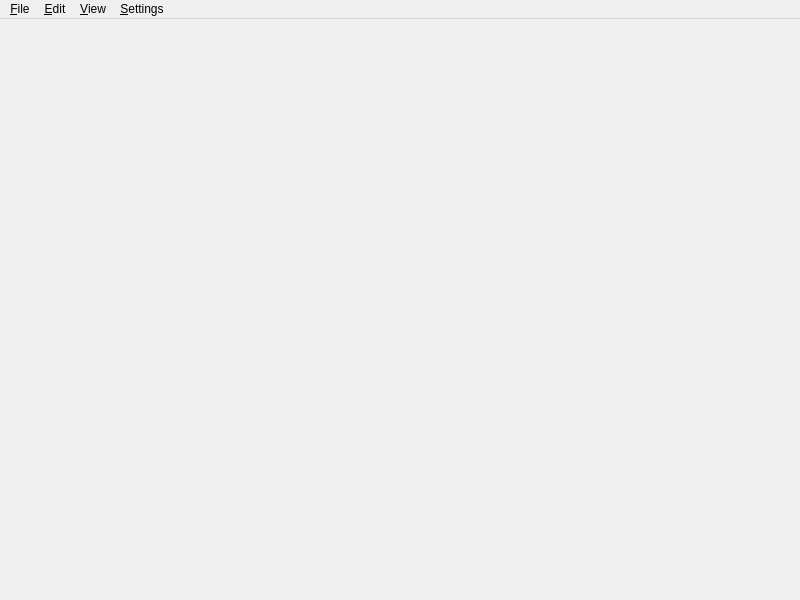
<?xml version="1.0" encoding="UTF-8"?>
<ui version="4.0">
 <class>MainWindow</class>
 <widget class="QMainWindow" name="MainWindow">
  <property name="geometry">
   <rect>
    <x>0</x>
    <y>0</y>
    <width>800</width>
    <height>600</height>
   </rect>
  </property>
  <property name="windowTitle">
   <string>MainWindow</string>
  </property>
  <widget class="QWidget" name="centralwidget">
   <layout class="QVBoxLayout" name="verticalLayout"/>
  </widget>
  <widget class="QMenuBar" name="menuBar">
   <property name="geometry">
    <rect>
     <x>0</x>
     <y>0</y>
     <width>800</width>
     <height>30</height>
    </rect>
   </property>
   <widget class="QMenu" name="menuFile">
    <property name="title">
     <string>&amp;File</string>
    </property>
    <widget class="QMenu" name="menu_Export">
     <property name="title">
      <string>&amp;Export</string>
     </property>
     <addaction name="action_mp_3"/>
     <addaction name="action_ogg"/>
    </widget>
    <addaction name="action_Open"/>
    <addaction name="action_Save"/>
    <addaction name="actionSave_as"/>
    <addaction name="menu_Export"/>
   </widget>
   <widget class="QMenu" name="menuEdit">
    <property name="title">
     <string>&amp;Edit</string>
    </property>
    <addaction name="action_Track"/>
    <addaction name="action_Piano_roll"/>
    <addaction name="action_Synth"/>
   </widget>
   <widget class="QMenu" name="menuView">
    <property name="title">
     <string>&amp;View</string>
    </property>
    <addaction name="actionZoom_in"/>
    <addaction name="actionZoom_out"/>
    <addaction name="action_Reset_zoom"/>
   </widget>
   <widget class="QMenu" name="menuSettings">
    <property name="title">
     <string>&amp;Settings</string>
    </property>
   </widget>
   <addaction name="menuFile"/>
   <addaction name="menuEdit"/>
   <addaction name="menuView"/>
   <addaction name="menuSettings"/>
  </widget>
  <action name="action_Open">
   <property name="text">
    <string>&amp;Open</string>
   </property>
  </action>
  <action name="action_Save">
   <property name="text">
    <string>&amp;Save</string>
   </property>
  </action>
  <action name="actionSave_as">
   <property name="text">
    <string>Save &amp;as</string>
   </property>
  </action>
  <action name="action_Midi">
   <property name="text">
    <string>&amp;Midi (.mid)</string>
   </property>
  </action>
  <action name="action_mp_3">
   <property name="text">
    <string>.mp&amp;3</string>
   </property>
  </action>
  <action name="action_ogg">
   <property name="text">
    <string>.&amp;ogg</string>
   </property>
  </action>
  <action name="action_Track">
   <property name="text">
    <string>&amp;Track</string>
   </property>
  </action>
  <action name="action_Piano_roll">
   <property name="text">
    <string>&amp;Piano roll</string>
   </property>
  </action>
  <action name="action_Synth">
   <property name="text">
    <string>&amp;Synth</string>
   </property>
  </action>
  <action name="actionZoom_in">
   <property name="text">
    <string>Zoom &amp;in</string>
   </property>
  </action>
  <action name="actionZoom_out">
   <property name="text">
    <string>Zoom &amp;out</string>
   </property>
  </action>
  <action name="action_Reset_zoom">
   <property name="text">
    <string>&amp;Reset zoom</string>
   </property>
  </action>
 </widget>
 <resources/>
 <connections/>
</ui>
